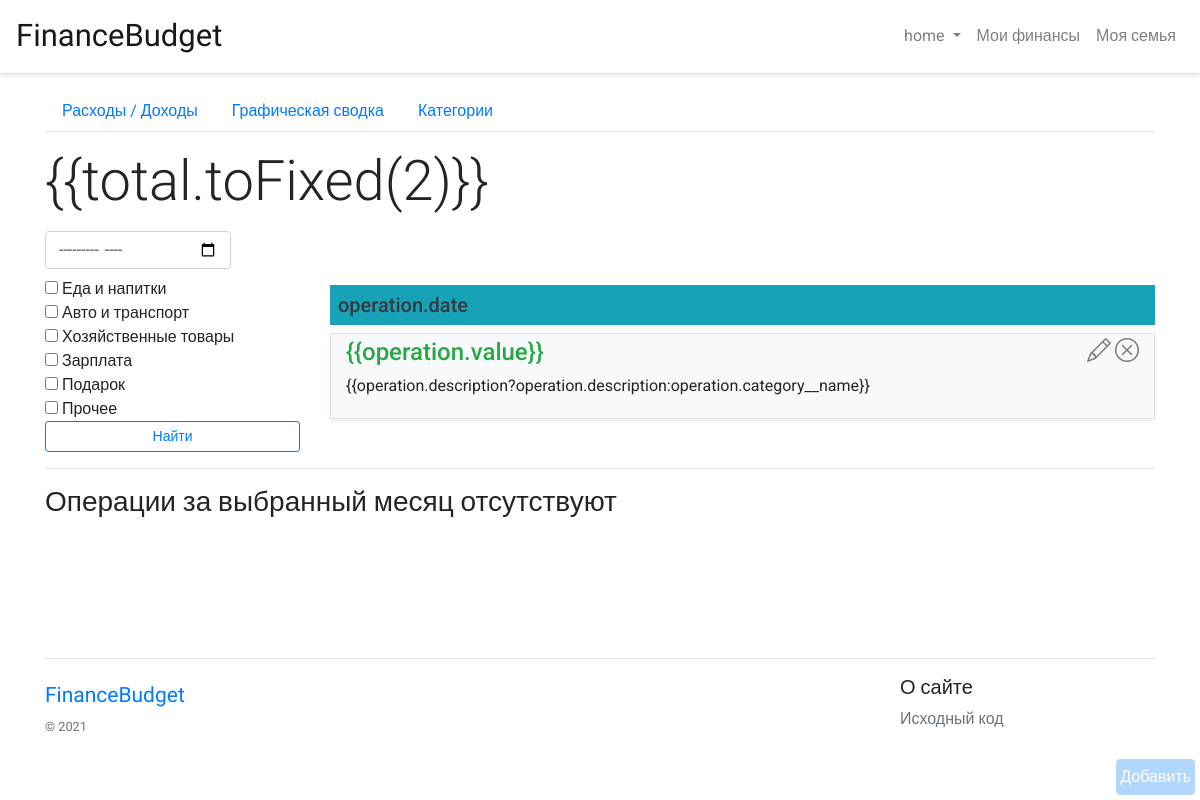
The app's page /operation/js/ (signed in), older data.
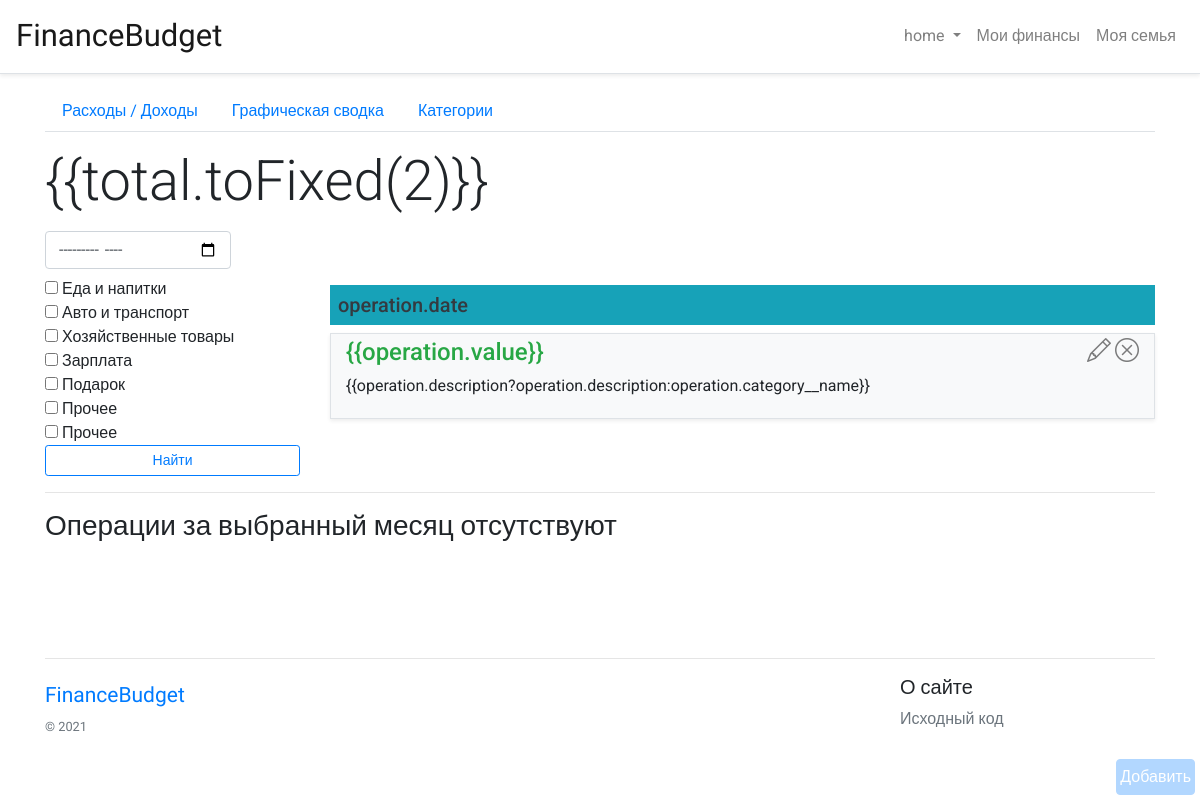
The same page, newer data.
### budget/models.py (models this page shows, shortened)
class Category(models.Model):
    name = models.CharField(max_length=32, verbose_name="Категория")
    user = models.ForeignKey(User, blank=True, null=True, on_delete=models.CASCADE)
    type_pay = models.PositiveSmallIntegerField(choices=((0, 'Расход'), (1, 'Доход')), default=0)

### budget/views.py (the view)
# urls.py: path('operation/js/', OperationView.as_view()),
class OperationView(LoginRequiredMixin, TemplateView):
    login_url = reverse_lazy('a-login')
    template_name = 'budget/list_operation_js.html'
    def get_context_data(self, **kwargs):
        context = super().get_context_data(**kwargs)
        categories = Category.objects.filter(Q(user_id=None) | Q(user_id=self.request.user.id)).values('id', 'name')
        context.update({'categories': categories})
        return context

### budget/context_processors.py (called while the page is built)
def link_of_my_finance(request):
    return {'link_myfinance':
                [reverse_lazy('b-list-operation'),
                 reverse_lazy('b-chart'),
                 reverse_lazy('b-category')]
            }

def link_of_my_family(request):
    return {'link_myfamily':
                [reverse_lazy('b-family'),
                 reverse_lazy('b-family-operation'),
                 reverse_lazy('b-family-chart'),
                 ]
            }

### budget/templatetags/budgettags.py (called while the page is built)
@register.simple_tag(name='form')
def form_finance(*args):
    form = OperationForm()
    return form

### budget/templates/budget/list_operation_js.html (shortened to what this page needs)
{% extends 'base.html' %}
{% block content %}
{% include 'budget/include/operation_tabs.html' %}
{% verbatim %}
<div id="app-operations">
    <div class="d-flex">
        <span class="display-4 my-3" v-bind:class="{'text-success': total>0, 'text-danger':total<0}">{{total.toFixed(2)}}</span>
    </div>
    <div class="d-flex align-items-center">
        <div class="">
            <input
                    type="month"
                    v-model="current_month"
                    v-on:change="month_changed()"
                    class="form-control"
                    onchange="">
        </div>
    </div>
    <div class="row mt-2">
        <div class="col-md-3">
            {% endverbatim %}
            <form method="get">
                {% for category in categories %}
                    <li style="list-style-type: none; padding-left: 0;">
                        <input type="checkbox" name="category" value="{{category.id}}" id="category{{category.id}}">
                        <label class="m-0" for="category{{category.id}}">{{category.name}}</label>
                    </li>
                {% endfor %}
                <input type="submit" value="Найти" class="btn btn-block btn-sm btn-outline-primary">
            </form>
            {% verbatim %}
        </div>
        <div class="col-md-9">
            <h5 class="bg-info p-2 text-dark my-2">operation.date</h5>
            <div v-for="(operation, index) in operations">
                <div class="shadow-sm mt-2 bg-light div-hover border">
                    <div class="container py-1">
                        <a class="close" v-on:click="delete_operation(operation.id, index)">
                            <i class="bi bi-x-circle red-hover"></i></a>
                        <a class="close mr-1">
                            <i class="bi bi-pencil"></i></a>
                        <h4 class="text-success"
                            v-bind:class="[operation.category__type_pay ? 'text-success' : 'text-danger',]">
                            {{operation.value}}
                        </h4>
                        <p>{{operation.description?operation.description:operation.category__name}}</p>
                    </div>
                </div>
            </div>
        </div>
    </div>
    <div v-if="!operations.length">
        <hr>
        <h3 class="font-weight-light">Операции за выбранный месяц отсутствуют</h3>
    </div>
</div>
{% endverbatim %}
{% endblock content%}

Row changes from the older to the newer data that the page shows:
added Category: name "Прочее"
